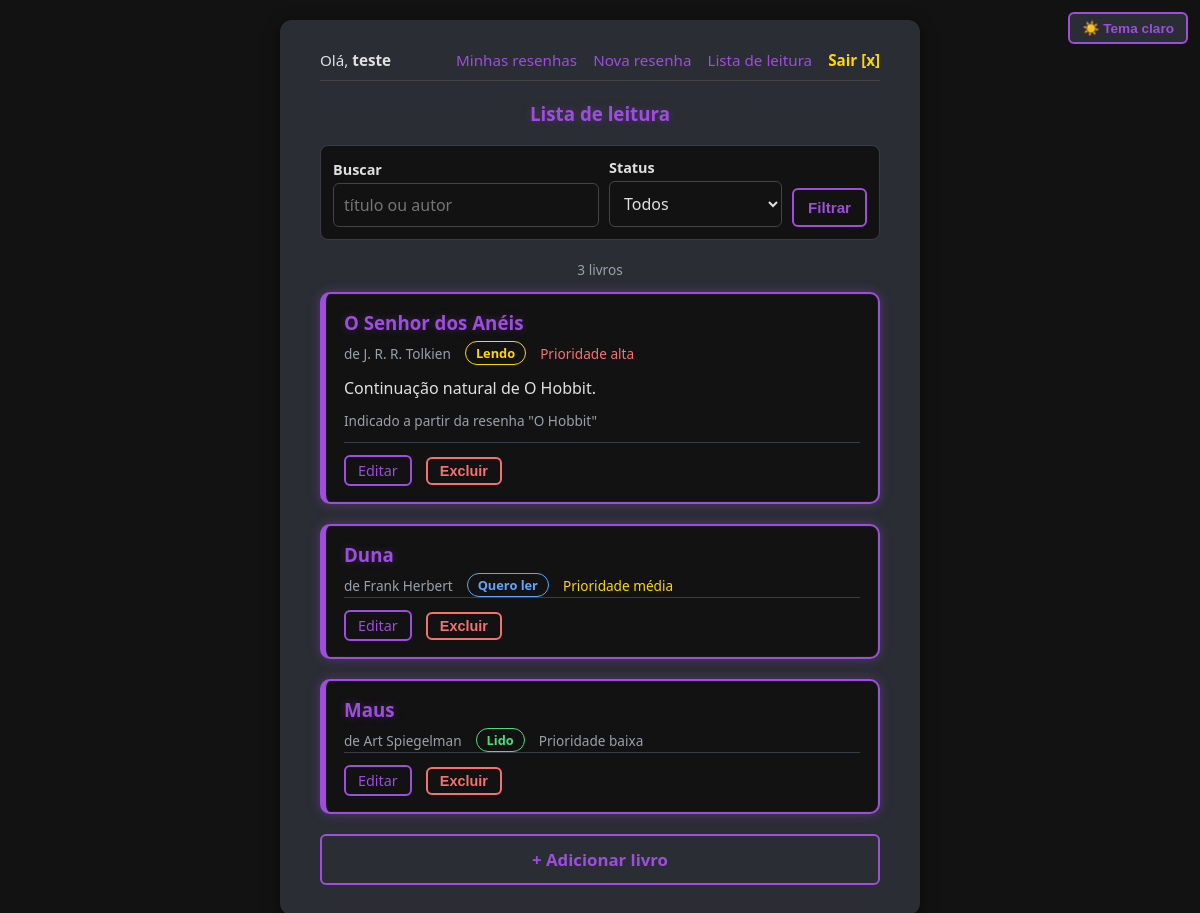
Screenshot of /leitura/ (signed in) with the database file from the repository.
### tables this page shows
CREATE TABLE usuarios (
                id         INTEGER PRIMARY KEY AUTOINCREMENT,
                username   TEXT NOT NULL UNIQUE COLLATE NOCASE,
                senha_hash TEXT NOT NULL
            );

CREATE TABLE itens_leitura (
                id         INTEGER PRIMARY KEY AUTOINCREMENT,
                usuario_id INTEGER NOT NULL,
                resenha_id INTEGER,
                titulo     TEXT NOT NULL,
                autor      TEXT NOT NULL,
                status     TEXT NOT NULL DEFAULT 'quero_ler' CHECK (status IN ('quero_ler', 'lendo', 'lido')),
                prioridade INTEGER NOT NULL DEFAULT 2 CHECK (prioridade BETWEEN 1 AND 3),
                observacao TEXT NOT NULL DEFAULT '',
                criado_em  TEXT NOT NULL DEFAULT CURRENT_TIMESTAMP,
                FOREIGN KEY (usuario_id) REFERENCES usuarios (id) ON DELETE CASCADE,
                FOREIGN KEY (resenha_id) REFERENCES resenhas (id) ON DELETE SET NULL
            );

CREATE TABLE resenhas (
                id         INTEGER PRIMARY KEY AUTOINCREMENT,
                usuario_id INTEGER NOT NULL,
                titulo     TEXT NOT NULL,
                genero     TEXT NOT NULL,
                nota       INTEGER CHECK (nota BETWEEN 1 AND 5),
                texto      TEXT NOT NULL,
                criado_em  TEXT NOT NULL DEFAULT CURRENT_TIMESTAMP,
                FOREIGN KEY (usuario_id) REFERENCES usuarios (id) ON DELETE CASCADE
            );

### projeto-main/app/controllers/leitura.py (the view)
@leitura_bp.route("/")
@login_required
def listar():
    busca = request.args.get("q", "").strip()
    status = request.args.get("status", "").strip()
    if status not in STATUS:
        status = ""
    total = ItemLeitura.contar_por_usuario(g.usuario.id, busca, status)
    paginas = max(1, math.ceil(total / POR_PAGINA))
    pagina = min(max(1, request.args.get("pagina", 1, type=int)), paginas)
    itens = ItemLeitura.listar_por_usuario(g.usuario.id, pagina, POR_PAGINA, busca, status)
    filtros = {k: v for k, v in (("q", busca), ("status", status)) if v}
    return render_template("leitura.html", itens=itens, total=total, pagina=pagina, paginas=paginas,
                           filtros=filtros, busca=busca, status_atual=status)

### projeto-main/app/__init__.py (called while the page is built)
@app.context_processor
def variaveis_dos_templates():
    tema = request.cookies.get("tema", "escuro")  # cookie de preferência de tema
    return {"tema": tema if tema in ("claro", "escuro") else "escuro",
            "limite_por_hora": LIMITE_RESENHAS_POR_HORA}

### projeto-main/app/db.py (called while the page is built)
    def __enter__(self):
        self.conn = sqlite3.connect(self.db_path)
        self.conn.row_factory = sqlite3.Row  # acesso às colunas pelo nome: row['id']
        self.cursor = self.conn.cursor()
        self.cursor.execute("PRAGMA foreign_keys = ON")  # ativa chaves estrangeiras
        return self

    def __exit__(self, exc_type, exc_val, exc_tb):
        if exc_type is None:
            self.conn.commit()
        else:
            self.conn.rollback()
        self.conn.close()

### projeto-main/app/models/item_leitura.py (called while the page is built)
    @property
    def status_texto(self):
        return STATUS.get(self.status, self.status)

    @property
    def prioridade_texto(self):
        return PRIORIDADES.get(self.prioridade, str(self.prioridade))

    @classmethod
    def contar_por_usuario(cls, usuario_id, busca="", status=""):
        busca = (busca or "").strip()
        like = f"%{_escapar_like(busca)}%"
        with DatabaseConnection() as db:
            db.cursor.execute(
                """SELECT COUNT(*) FROM itens_leitura
                    WHERE usuario_id = ?
                      AND (? = '' OR titulo LIKE ? ESCAPE '\\' OR autor LIKE ? ESCAPE '\\')
                      AND (? = '' OR status = ?)""",
                (usuario_id, busca, like, like, status or "", status or ""),
            )
            return db.cursor.fetchone()[0]

### projeto-main/app/models/resenha.py (called while the page is built)
def _escapar_like(texto):
    return texto.replace("\\", "\\\\").replace("%", "\\%").replace("_", "\\_")

### projeto-main/app/models/usuario.py (called while the page is built)
    @classmethod
    def _de_linha(cls, linha):
        return cls(id=linha["id"], username=linha["username"], senha_hash=linha["senha_hash"])

    @classmethod
    def buscar_por_id(cls, usuario_id):
        with DatabaseConnection() as db:
            db.cursor.execute("SELECT * FROM usuarios WHERE id = ?", (usuario_id,))
            linha = db.cursor.fetchone()
        return cls._de_linha(linha) if linha else None

### projeto-main/app/views/leitura.html (shortened to what this page needs)
{% extends "base.html" %}
{% block content %}
    <h3>Lista de leitura</h3>
    <form class="filtros" method="GET" action="{{ url_for('leitura.listar') }}">
        <div class="campo largo">
            <label for="q">Buscar</label>
            <input type="search" id="q" name="q" value="{{ busca }}" placeholder="título ou autor">
        </div>
        <div class="campo">
            <label for="status">Status</label>
            <select id="status" name="status">
                <option value="">Todos</option>
            </select>
        </div>
        <button type="submit">Filtrar</button>
    </form>
    {% if total %}<p class="suave centro">{{ total }} livro{{ '' if total == 1 else 's' }}</p>{% endif %}
    {% for i in itens %}
    <div class="resenha">
        <h3>{{ i.titulo }}</h3>
        <div class="meta">
            <span class="suave">de {{ i.autor }}</span>
            <span class="selo selo-{{ i.status }}">{{ i.status_texto }}</span>
            <span class="suave prio-{{ i.prioridade }}">Prioridade {{ i.prioridade_texto|lower }}</span>
        </div>
        {% if i.observacao %}<p>{{ i.observacao }}</p>{% endif %}
        {% if i.resenha_titulo %}<p class="suave">Indicado a partir da resenha "{{ i.resenha_titulo }}"</p>{% endif %}
        <div class="acoes">
            <a class="editar" href="{{ url_for('leitura.editar', item_id=i.id, pagina=pagina) }}">Editar</a>
            <form method="POST" action="{{ url_for('leitura.excluir', item_id=i.id) }}"
                  data-confirmar="Remover este livro da lista de leitura?">
                <button class="perigo" type="submit">Excluir</button>
            </form>
        </div>
    </div>
    {% else %}
    <p class="centro">{{ 'Nenhum livro encontrado com esses filtros.' if filtros else 'Sua lista de leitura está vazia.' }}</p>
    {% endfor %}
    <a class="botao" href="{{ url_for('leitura.novo') }}">+ Adicionar livro</a>
{% endblock %}

### projeto-main/app/views/base.html (shortened to what this page needs)
<!DOCTYPE html>
<html lang="pt-BR" data-tema="{{ tema }}">
<head>
    <link rel="stylesheet" href="{{ url_for('static', filename='css/estilo.css') }}">
</head>
<body>
    <form class="tema-form" method="POST" action="{{ url_for('main.alternar_tema') }}">
        <button type="submit" title="Alternar tema (salvo em cookie)">{{ '☀️ Tema claro' if tema == 'escuro' else '🌙 Tema escuro' }}</button>
    </form>
    <div class="container">
        {% if session.username %}
        <div class="topo">
            <span>Olá, <strong>{{ session.username }}</strong></span>
            <nav>
                <a href="{{ url_for('resenhas.listar') }}">Minhas resenhas</a>
                <a href="{{ url_for('resenhas.nova') }}">Nova resenha</a>
                <a href="{{ url_for('leitura.listar') }}">Lista de leitura</a>
                <a class="sair" href="{{ url_for('auth.logout') }}">Sair [x]</a>
            </nav>
        </div>
        {% endif %}
        {% block content %}{% endblock %}
    </div>
</body>
</html>

### projeto-main/app/static/css/estilo.css (style rules this page uses)
:root, [data-tema="escuro"] { --bg-principal: #121212; --bg-secundario: #2A2D34; --acao-neon: #9D4EDD; --acao-hover: #b774ea; --texto-claro: #E0E0E0; --destaque-amarelo: #FFD700; --erro: #f87171; --sucesso: #4ade80; --info: #60a5fa; --borda: #444; --borda-suave: #3a3d45; --suave: #9aa0aa; --estrela-off: #555; --sombra: rgba(0, 0, 0, 0.5); }
* { box-sizing: border-box; }
body { background-color: var(--bg-principal); color: var(--texto-claro); font-family: 'Segoe UI', Tahoma, Geneva, Verdana, sans-serif; margin: 0; padding: 20px; display: flex; justify-content: center; align-items: flex-start; min-height: 100vh; }
.container { background-color: var(--bg-secundario); padding: 30px 40px; border-radius: 12px; box-shadow: 0 4px 15px var(--sombra); width: 100%; max-width: 640px; margin: auto 0; }
h2, h3 { color: var(--acao-neon); text-align: center; margin-top: 0; text-shadow: 0 0 8px rgba(157, 78, 221, 0.3); }
a { color: var(--acao-neon); text-decoration: none; transition: 0.3s; }
form { display: flex; flex-direction: column; gap: 15px; }
label { font-size: 0.9em; font-weight: bold; }
input, textarea, select { background-color: var(--bg-principal); border: 1px solid var(--borda); color: var(--texto-claro); padding: 10px; border-radius: 6px; font-size: 1em; font-family: inherit; transition: border 0.3s; }
button, .botao { background-color: transparent; color: var(--acao-neon); border: 2px solid var(--acao-neon); padding: 12px; font-size: 1.05em; font-weight: bold; border-radius: 6px; cursor: pointer; transition: all 0.3s ease; margin-top: 10px; text-align: center; display: block; }
.topo { display: flex; justify-content: space-between; align-items: baseline; flex-wrap: wrap; gap: 8px 16px; border-bottom: 1px solid var(--borda); padding-bottom: 10px; margin-bottom: 20px; font-size: 0.95em; }
.topo nav { display: flex; gap: 16px; flex-wrap: wrap; align-items: baseline; }
.topo .sair { color: var(--destaque-amarelo); font-weight: bold; }
.tema-form { position: fixed; top: 12px; right: 12px; display: block; }
.tema-form button { margin: 0; padding: 6px 12px; font-size: 0.85em; background: var(--bg-secundario); }
.resenha { background: var(--bg-principal); border: 2px solid var(--acao-neon); border-left-width: 6px; border-radius: 10px; padding: 16px 18px; margin-bottom: 20px; box-shadow: 0 0 12px rgba(157, 78, 221, 0.35), inset 0 0 0 1px rgba(255, 255, 255, 0.04); transition: box-shadow 0.3s, border-color 0.3s, transform 0.3s; }
.resenha h3 { text-align: left; margin-bottom: 6px; }
.suave { color: var(--suave); font-size: 0.85em; }
.resenha .meta { display: flex; flex-wrap: wrap; align-items: center; gap: 4px 14px; }
.resenha p { white-space: pre-wrap; margin: 12px 0; }
.acoes { display: flex; gap: 14px; align-items: center; flex-wrap: wrap; border-top: 1px solid var(--borda-suave); padding-top: 12px; }
.acoes form { display: inline; }
.acoes button { margin: 0; padding: 4px 12px; font-size: 0.9em; }
.acoes .editar { padding: 4px 12px; font-size: 0.9em; margin: 0; border: 2px solid var(--acao-neon); border-radius: 6px; }
.perigo { color: var(--erro); border-color: var(--erro); }
.selo { display: inline-block; padding: 2px 10px; border-radius: 999px; font-size: 0.8em; font-weight: bold; border: 1px solid currentColor; }
.selo-quero_ler { color: var(--info); }
.selo-lendo { color: var(--destaque-amarelo); }
.selo-lido { color: var(--sucesso); }
.prio-1 { color: var(--erro); }
.prio-2 { color: var(--destaque-amarelo); }
.prio-3 { color: var(--suave); }
.filtros { flex-direction: row; flex-wrap: wrap; align-items: flex-end; gap: 10px; margin-bottom: 20px; background: var(--bg-principal); padding: 12px; border-radius: 8px; border: 1px solid var(--borda-suave); }
.filtros .campo { display: flex; flex-direction: column; gap: 4px; flex: 1 1 140px; }
.filtros .campo.largo { flex: 2 1 200px; }
.filtros button, .filtros .botao { margin: 0; padding: 9px 14px; font-size: 0.95em; }
.centro { text-align: center; }

### rows the page displays
usuarios: username "teste"
itens_leitura: titulo "O Senhor dos Anéis", autor "J. R. R. Tolkien", status_texto "Lendo", prioridade_texto "alta", observacao "Continuação natural de O Hobbit.", resenha_titulo "O Hobbit"
itens_leitura: titulo "Duna", autor "Frank Herbert", status_texto "Quero ler", prioridade_texto "média"
itens_leitura: titulo "Maus", autor "Art Spiegelman", status_texto "Lido", prioridade_texto "baixa"

### other values shown
{{ '☀️ Tema claro' if tema == 'escuro' else '🌙 Tema escuro' }} "☀️ Tema claro"
{{ total }} "3"
{{ '' if total == 1 else 's' }} "s"
